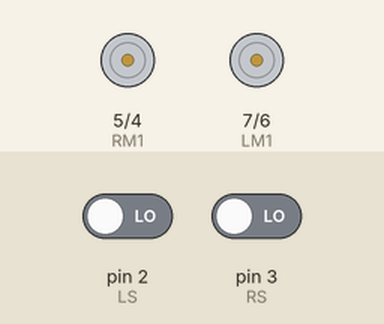
This sketch was run on a simulated Arduino Uno, built with avr-gcc and run on an emulated ATmega328P. On the bench: motor-driver pin pairs drawn as motors (green arrow = first pin HIGH = forward, orange = second pin HIGH = backward, longer = more drive). Inputs (shaded band) come from the test bench; at power-on: pin 2 (LS) LOW, pin 3 (RS) LOW.

Above: at 1.2 s.
1.3 s: pin 2 (LS) driven HIGH
At 1.9 s:
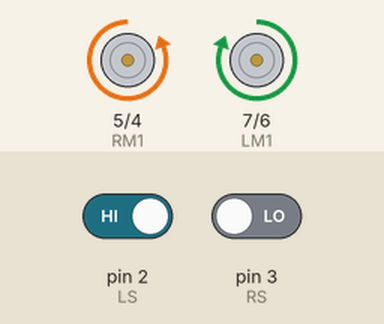
2.8 s: pin 3 (RS) driven HIGH
At 3.1 s:
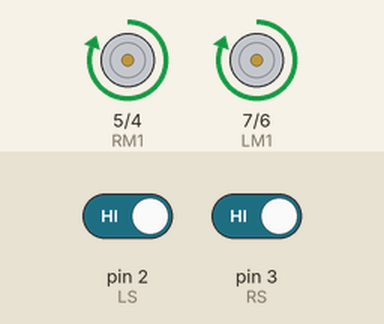
4.3 s: pin 2 (LS) driven LOW
At 5.4 s:
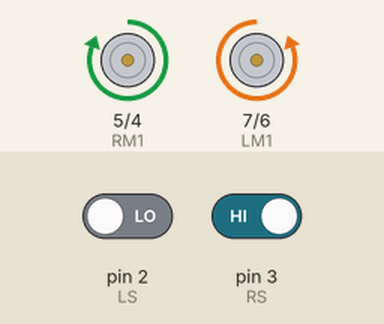
5.8 s: pin 3 (RS) driven LOW
At 6.6 s:
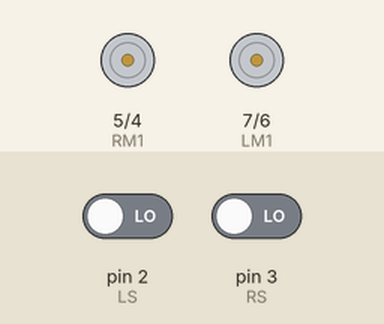
Timing chart, 0 to 8.3 s (numbered marks = the images above; inputs shaded):
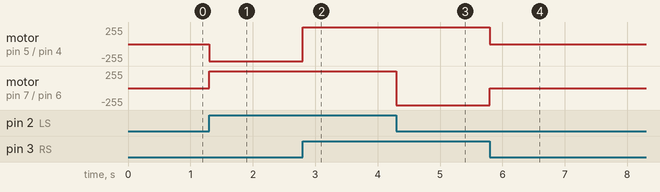

The sketch:

Line_Follower_robot.ino
```cpp
#define LS 2 // left sensor
#define RS 3 // right sensor
#define LM1 7 // left motor M1a
#define LM2 6 // left motor M2a
#define RM1 5 // right motor M2a
#define RM2 4 // right motor M2b
void setup()
{
pinMode(LS, INPUT);
pinMode(RS, INPUT);
pinMode(LM1, OUTPUT);
pinMode(LM2, OUTPUT);
pinMode(RM1, OUTPUT);
pinMode(RM2, OUTPUT);
}
void loop()
{
if(digitalRead(LS) && digitalRead(RS)) // Move Forward on line
{
digitalWrite(LM1, HIGH);
digitalWrite(LM2, LOW);
digitalWrite(RM1, HIGH);
digitalWrite(RM2, LOW);
}
if(digitalRead(LS) && !(digitalRead(RS))) // turn left by rotationg left motors in forward and right ones in backward direction
{
digitalWrite(LM1, HIGH);
digitalWrite(LM2, LOW);
digitalWrite(RM1, LOW);
digitalWrite(RM2, HIGH);
}
if(!(digitalRead(LS)) && digitalRead(RS)) // Turn right by rotating right motors in forward and left ones in backward direction
{
digitalWrite(LM1, LOW);
digitalWrite(LM2, HIGH);
digitalWrite(RM1, HIGH);
digitalWrite(RM2, LOW);
}

if(!(digitalRead(LS)) && !(digitalRead(RS))) // Finish line, stop both the motors
{
digitalWrite(LM1, LOW);
digitalWrite(LM2, LOW);
digitalWrite(RM1, LOW);
digitalWrite(RM2, LOW);
}
}
```

Measured:
- after the input at 1.3 s, motor on pin 5 (RM1) / pin 4 (RM2): stopped → backward 255/255 at once; motor on pin 7 (LM1) / pin 6 (LM2): stopped → forward 255/255 at once
- after the input at 2.8 s, motor on pin 5 (RM1) / pin 4 (RM2): backward 255/255 → forward 255/255 at once
- after the input at 4.3 s, motor on pin 7 (LM1) / pin 6 (LM2): forward 255/255 → backward 255/255 at once
- after the input at 5.8 s, motor on pin 5 (RM1) / pin 4 (RM2): forward 255/255 → stopped at once; motor on pin 7 (LM1) / pin 6 (LM2): backward 255/255 → stopped at once
